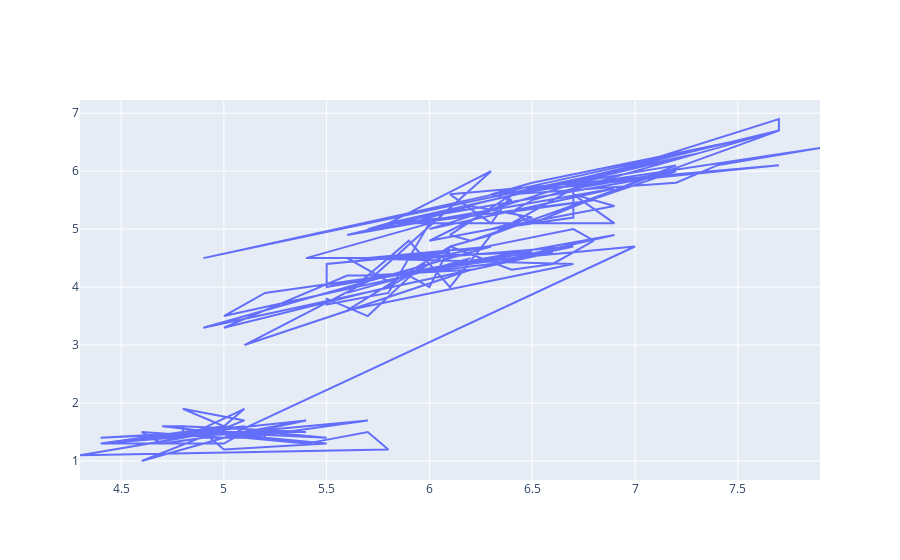

The code cell stored with this chart in its notebook:
### Code cell
fig = go.Figure(data = go.Scatter(x = iris.sepal_length, y = iris.petal_length))
fig.show()

### Figure 1 — Plotly figure (JSON) as saved in the notebook; plotly's stock layout.template omitted (floating-point values rounded to 4 significant figures; data arrays with more than 128 entries replaced by an {"elided": "..."} marker saying what was removed)
{"data": [{"type": "scatter", "x": {"elided": "150 float values"}, "y": {"elided": "150 float values"}}], "layout": {}}
